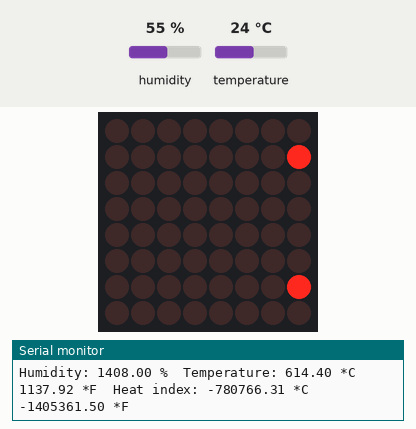
The sketch below on a simulated Arduino Uno, built with avr-gcc and run on an emulated ATmega328P. On the bench: 8×8 LED matrix, the last lines printed to the serial monitor. Wiring (inferred from the names in the program): DHT11 sensor: data pin 2. The inputs (shaded band) are chosen by the test bench; at power-on: humidity 55 %, temperature 24 °C.

Above: at 3.53 s.
At 16.1 s:
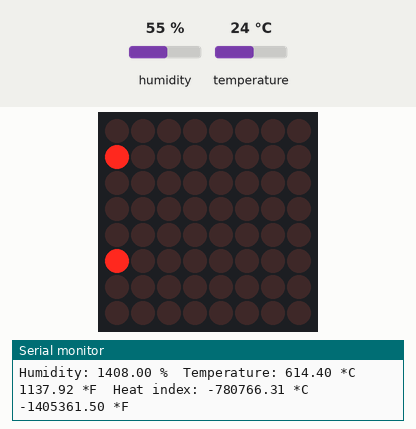
16.2 s: humidity set to 22 %
At 22.42 s:
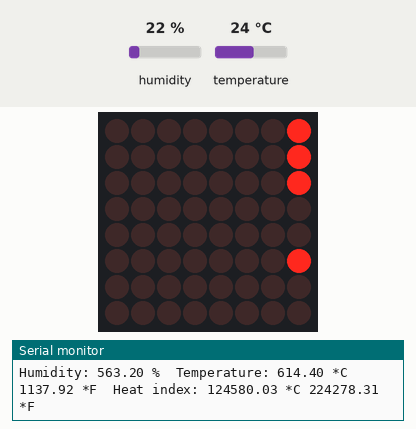

The sketch:

sketch_dec13a.ino
```cpp
// http://robotclass.ru/tutorials/arduino-matrix-8x8-max7219/

#include "DHT.h"
#include <SPI.h>
#include <Adafruit_GFX.h>
#include <Max72xxPanel.h>


#define DHTPIN 2 // what digital pin we're connected to
// Uncomment whatever type you're using!
//#define DHTTYPE DHT11 // DHT 11
#define DHTTYPE DHT22 // DHT 22 (AM2302), AM2321
//#define DHTTYPE DHT21 // DHT 21 (AM2301)
// Connect pin 1 (on the left) of the sensor to +5V
// NOTE: If using a board with 3.3V logic like an Arduino Due connect pin 1
// to 3.3V instead of 5V!
// Connect pin 2 of the sensor to whatever your DHTPIN is
// Connect pin 4 (on the right) of the sensor to GROUND
// Connect a 10K resistor from pin 2 (data) to pin 1 (power) of the sensor
// Initialize DHT sensor.
// Note that older versions of this library took an optional third parameter to
// tweak the timings for faster processors. This parameter is no longer needed
// as the current DHT reading algorithm adjusts itself to work on faster procs.

int LED_MATRIX_PIN = 9;


DHT dht(DHTPIN, DHTTYPE);

int numberOfHorizontalDisplays = 1; // числа матрец по горизонтале
int numberOfVerticalDisplays = 1;   // числа матрец по вертикале

Max72xxPanel matrix = Max72xxPanel(LED_MATRIX_PIN, numberOfHorizontalDisplays, numberOfVerticalDisplays);

int wait = 150; // время между крайними перемещениями букв

int spacer = 0; // расстояние между буквами
int width = 6 + spacer; // размер шрифта
int brightness = 0; // яркость от 0 до 15

void setup() {
  Serial.begin(9600);
  Serial.println("DHTxx test!");
  dht.begin();
  matrix.setIntensity(brightness); // яркость
}

void loop() {
  delay(3000); // Wait a few seconds between measurements
  float h = dht.readHumidity();   // Reading temperature or humidity takes about 250 milliseconds!
  float t = dht.readTemperature();   // Read temperature as Celsius (the default)
  float f = dht.readTemperature(true);   // Read temperature as Fahrenheit (isFahrenheit = true)
  // Check if any reads failed and exit early (to try again).
  if (isnan(h) || isnan(t) || isnan(f)) {
    Serial.println("Failed to read from DHT sensor!");
    return;
  }

  // Compute heat index in Fahrenheit (the default)
  float hif = dht.computeHeatIndex(f, h);
  // Compute heat index in Celsius (isFahreheit = false)
  float hic = dht.computeHeatIndex(t, h, false);
  Serial.print ("Humidity: ");
  Serial.print (h);
  Serial.print (" %\t");
  Serial.print ("Temperature: ");
  Serial.print (t);
  Serial.print (" *C ");
  Serial.print (f);
  Serial.print (" *F\t");
  Serial.print ("Heat index: ");
  Serial.print (hic);
  Serial.print (" *C ");
  Serial.print (hif);
  Serial.println (" *F");

  String tape = String(round(h)) + "%    " + String(round(t)) + "C   "; // текст, который будет плыть

  for ( int i = 0 ; i < width * tape.length() + matrix.width() - 1 - spacer; i++ ) {
    matrix.fillScreen(LOW);

    int letter = i / width;
    int x = (matrix.width() - 1) - i % width;
    int y = (matrix.height() - 8) / 2; // center the text vertically

    while ( x + width - spacer >= 0 && letter >= 0 ) {
      if ( letter < tape.length() ) {
        matrix.drawChar(x, y, tape[letter], HIGH, LOW, 1);
      }
      letter--;
      x -= width;
    }

    matrix.write();
    matrix.fillScreen(LOW);
    delay(wait);
  }
}
```
